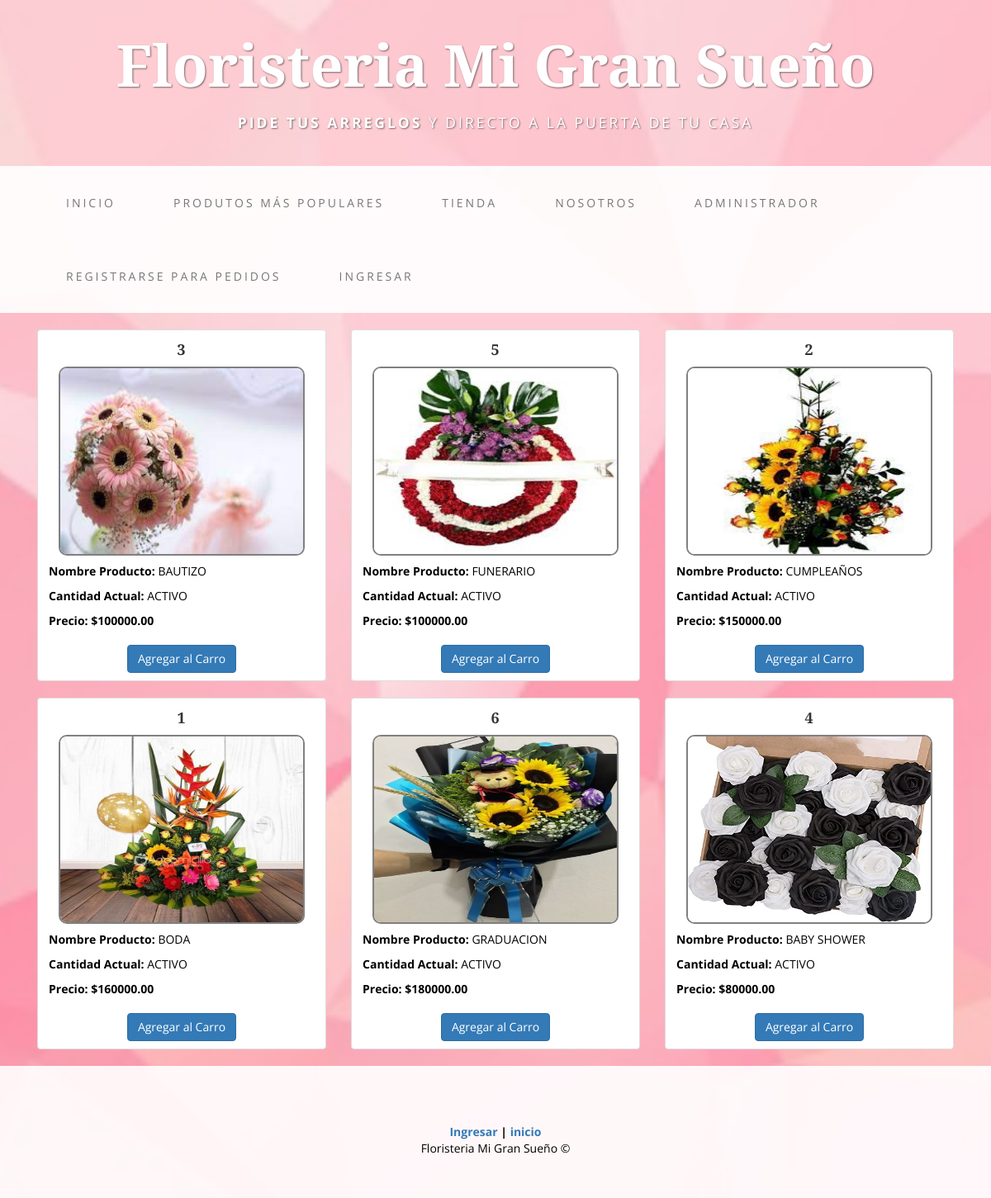
/entregas-master/shop.php, run on the app's committed database.
### tables this page shows
CREATE TABLE `tbl_products` (
  `ProductID` int(11) NOT NULL,
  `Productname` varchar(30) DEFAULT NULL,
  `ProductSize` varchar(30) DEFAULT NULL,
  `ProductPrice` varchar(30) DEFAULT NULL,
  `ProductCategory` varchar(30) DEFAULT NULL,
  `ProductImageName` varchar(50) DEFAULT NULL,
  `ProductImage` text DEFAULT NULL,
  `proEstado` set('ACTIVO','INACTIVO') DEFAULT NULL
);

### entregas-master/shop.php (the view, shortened to what this page needs)
<!DOCTYPE html>
<html lang="en">
<head>
    <link href="css/bootstrap.min.css" rel="stylesheet">
    <link href="css/business-casual.css" rel="stylesheet">
	<?php
		$Username = null;
	?>
</head>
<body>
    <div class="brand">Floristeria Mi Gran Sueño </div>
    <div class="address-bar"><strong>PIDE TUS ARREGLOS</strong> Y DIRECTO A LA PUERTA DE TU CASA</div>
    <nav class="navbar navbar-default" role="navigation">
        <div class="container">
            <div class="collapse navbar-collapse" id="bs-example-navbar-collapse-1">
                <ul class="nav navbar-nav">
                <li><a href="index.php">Inicio</a></li>
					<li><a href="bestseller.php">Produtos más populares</a></li>
					<li><a href="shop.php">Tienda</a></li>
                    <li><a href="about.php">Nosotros</a></li>
					<li><a href="#" onclick="ManagementOnclick();">Administrador</a></li>
					<?php if($Username == null){echo '<li><a href="register.php?ActionType=Register">Registrarse para Pedidos</a></li>';} ?>
					<?php if($Username == null){echo '<li><a href="Login.php?Role=User">Ingresar</a></li>';} else {echo '<li><a href="Logout.php">Salir</a></li>';} ?>
                </ul>
            </div>
        </div>
    </nav>
    <div class="container">
		<?php
			$conn = mysqli_connect("localhost","root","","jamy");
			$sql = "SELECT * FROM `tbl_products` order by ProductPrice";
			$Resulta = mysqli_query($conn,$sql);
		?>
		<?php while($Rows = mysqli_fetch_array($Resulta)){
		echo '
		<div class="col-sm-4 col-lg-4 col-md-4">
             <div class="thumbnail">
				<h4 style="text-align: center;">'.$Rows[0].'</h4>
                <img style="border: 2px solid gray; border-radius: 10px; height: 229px; width: 298px;" src="'.IMAGENES.$Rows[5].'"alt="">
                <div class="caption">
					<p><strong>Nombre Producto:</strong> '.$Rows[4].'</p>
					<p><strong>Cantidad Actual:</strong> '.$Rows[7].'</p>
					<p><strong>Precio: $'.$Rows[3].'.00</strong></p>
                </div>
				<center><a onclick="addToCartOnclick('.$Rows[0].');" href="#"  style="margin-bottom: 5px;" class="btn btn-primary">Agregar al Carro</a></center>
            </div>
        </div>
		';
		}?>
	</div>
    <footer>
        <div class="container">
            <div class="row">
                <div class="col-lg-12 text-center">
                    <p>
					<br>
					<strong>
					<?php if($Username == null){echo '<a href="Login.php?Role=User">Ingresar</a>';} else {echo '<a href="Logout.php">Logout</a>';} ?> |
					<a href="#">inicio</a>
					</strong><br>
					Floristeria Mi Gran Sueño  &copy;
					</p>
                </div>
            </div>
        </div>
    </footer>
</body>
</html>

### entregas-master/css/business-casual.css (style rules this page uses)
body { font-family: "Open Sans","Helvetica Neue",Helvetica,Arial,sans-serif; background: url('../img/h3.png') no-repeat center center fixed; -webkit-background-size: cover; -moz-background-size: cover; background-size: cover; -o-background-size: cover; background-color: black; }
h1, h2, h3, h4, h5, h6 { text-transform: uppercase; font-family: "Josefin Slab","Helvetica Neue",Helvetica,Arial,sans-serif; font-weight: 700; letter-spacing: 1px; }
p { color: #000; }
.brand, .address-bar { display: none; }
.navbar-nav { text-transform: uppercase; font-weight: 400; letter-spacing: 3px; }
footer { background: #fff; background: rgba(255,255,255,0.9); }
footer p { margin: 0; padding: 50px 0; }
@media screen and (min-width:768px) { .brand { display: inherit; margin: 0; padding: 30px 0 10px; text-align: center; text-shadow: 1px 1px 2px rgba(0,0,0,0.5); font-family: "Josefin Slab","Helvetica Neue",Helvetica,Arial,sans-serif; font-size: 5em; font-weight: 700; line-height: normal; color: #fff; } }
@media screen and (min-width:768px) { .address-bar { display: inherit; margin: 0; padding: 0 0 40px; text-align: center; text-shadow: 1px 1px 2px rgba(0,0,0,0.5); text-transform: uppercase; font-size: 1.25em; font-weight: 400; letter-spacing: 3px; color: #fff; } }
@media screen and (min-width:768px) { .navbar { border-radius: 0; } }
@media screen and (min-width:768px) { .navbar { min-height: 0; } }
@media screen and (min-width:768px) { .navbar-default { border: none; background: #fff; background: rgba(255,255,255,0.9); } }
@media screen and (min-width:768px) { .nav>li>a { padding: 35px; } }
@media screen and (min-width:768px) { .navbar-nav>li>a { line-height: normal; } }
@media screen and (min-width:768px) { .navbar-nav { display: table; float: none; margin: 0 auto; table-layout: fixed; font-size: 14px; } }

### data on the page
tbl_products: ProductID "3", ProductImageName (picture), ProductCategory "BAUTIZO", proEstado "ACTIVO", ProductPrice "100000"
tbl_products: ProductID "5", ProductImageName (picture), ProductCategory "FUNERARIO", proEstado "ACTIVO", ProductPrice "100000"
tbl_products: ProductID "2", ProductImageName (picture), ProductCategory "CUMPLEAÑOS", proEstado "ACTIVO", ProductPrice "150000"
tbl_products: ProductID "1", ProductImageName (picture), ProductCategory "BODA", proEstado "ACTIVO", ProductPrice "160000"
tbl_products: ProductID "6", ProductImageName (picture), ProductCategory "GRADUACION", proEstado "ACTIVO", ProductPrice "180000"
tbl_products: ProductID "4", ProductImageName (picture), ProductCategory "BABY SHOWER", proEstado "ACTIVO", ProductPrice "80000"
